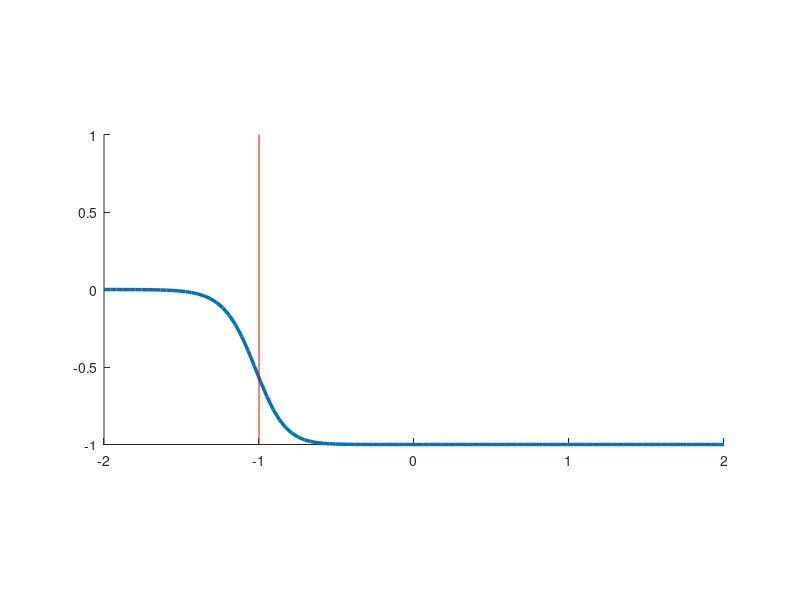

MATLAB code to generate this figure:
clear;
clc;

%chrb = @(x,eps) 2*(eps^2)*sqrt(1+(x^2)/(eps^2))-2*(eps^2)+1;
%chrbp = @(x,eps) 1/sqrt(1+(x^2)/(eps^2));
%prml = @(x,eps) eps^2*log(1+(x^2)/(eps^2));
%prmlp = @(x,eps) 1/(1+(x^2)/(eps^2));
%fnc1 = @(x) chrbp(x,1);
%fnp = @(x) prml(x,1);
%fna = @(x) log(abs(x)+1);
%fnq = @(x) x*x;
%x = linspace(-4,4,100);
%y1 = arrayfun(fnc1,x);
%y2 = arrayfun(fna,x);
%y3 = arrayfun(fnq,x);
%
%hold on;
%p1 = plot(x,y1);
%%p3 = plot(x,y2,'--');
%p4 = plot(x,y3,'--');
%axis([-inf inf 0 5]);
%axis equal
%set(p1, 'Linewidth', 2.5);
%%set(p2, 'Linewidth', 2.5);
%%set(p3, 'Linewidth', 1.3);
%set(p4, 'Linewidth', 1.3);


T = 1;
lam = 0.1;
delta = @(benefit) T+benefit;
c = @(benefit) 1/(1+e^(-delta(benefit)/lam)); 
phi = @(x) lam*( log(1-c(x)) -c(x)*log(1/c(x) -1) ) -T*c(x);


x = linspace(-2,2,100);
y1 = arrayfun(phi,x);

hold on;
p1 = plot(x,y1);
%p3 = plot(x,y2,'--');
%p4 = plot(x,y3,'--');
axis([-inf inf -1 1]);
axis equal
set(p1, 'Linewidth', 2.5);
SP = -T
line([SP SP],[-1 1],'Color',[1 0 0])

%set(p2, 'Linewidth', 2.5);
%set(p3, 'Linewidth', 1.3);
%set(p4, 'Linewidth', 1.3);
